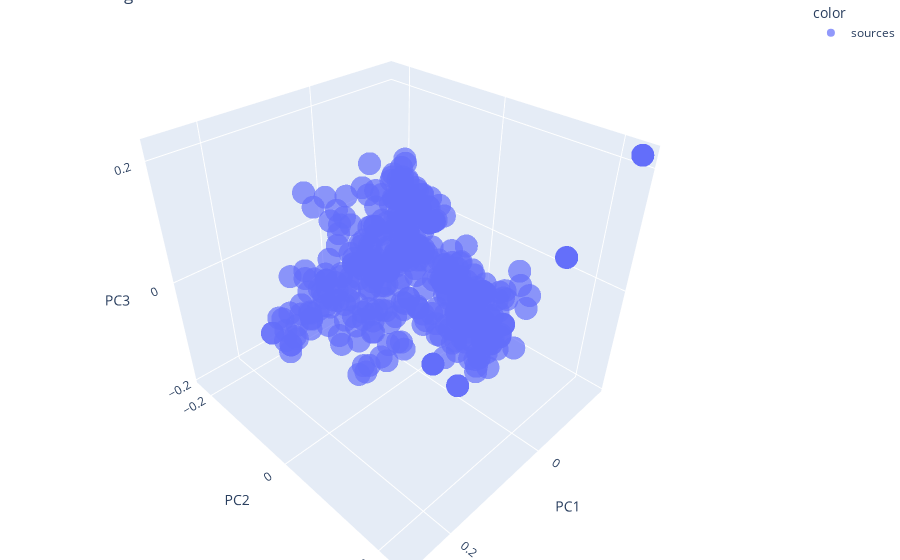

Write notebook code for a chart like this one.
### Code cell
import plotly.express as px

fig = px.scatter_3d(x=sources_pcs[:,0],
                    y=sources_pcs[:,1],
                    z=sources_pcs[:,2],
                    color=['sources' for _ in sources],
                    size_max=18,
                    opacity=0.7,
                    hover_name=sources,
                    labels={
                        "x":"PC1",
                        "y":"PC2",
                        "z":"PC3"
                    })

fig.update_layout(title='Embeddings PCA')
fig.update_layout(margin=dict(l=0, r=0, b=0, t=0))
fig.show()

### Figure 1 — Plotly figure (JSON) as saved in the notebook; plotly's stock layout.template omitted (floating-point values rounded to 4 significant figures; data arrays with more than 128 entries replaced by an {"elided": "..."} marker saying what was removed)
{"data": [{"hovertemplate": "<b>%{hovertext}</b><br><br>color=sources<br>PC1=%{x}<br>PC2=%{y}<br>PC3=%{z}<extra></extra>", "hovertext": {"elided": "428 str values"}, "legendgroup": "sources", "marker": {"color": "#636efa", "opacity": 0.7, "symbol": "circle"}, "mode": "markers", "name": "sources", "scene": "scene", "showlegend": true, "type": "scatter3d", "x": {"elided": "428 float values"}, "y": {"elided": "428 float values"}, "z": {"elided": "428 float values"}}], "layout": {"legend": {"title": {"text": "color"}, "tracegroupgap": 0}, "margin": {"b": 0, "l": 0, "r": 0, "t": 0}, "scene": {"domain": {"x": [0, 1], "y": [0, 1]}, "xaxis": {"title": {"text": "PC1"}}, "yaxis": {"title": {"text": "PC2"}}, "zaxis": {"title": {"text": "PC3"}}}, "title": {"text": "Embeddings PCA"}}}
